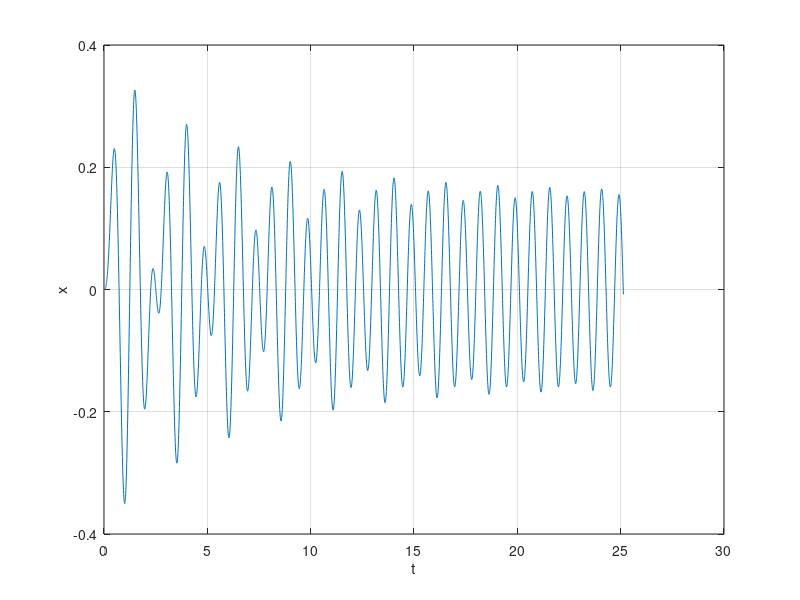

Here is the MATLAB script that generated this plot:
%% This code is for Section 3, paper DOI: ---
% The code solves the following differential equation:
% d(dx/dt)/dt + c/m* dx/dt*abs(dx/dt) + k/m*x -f0*sin(w*t) = 0
% This differential equation represents the forced vibration of an sdof
% system with quadratic damping. Where:
%   m = mass
%   k = stiffenss
%   c = damping coefficient
%   x = displacement
%   t = time
%   f0*sin(w*t) = applied harmonic force with amplitude f0 and angular
%       frequency w
% The system starts moving at initial displacement x0 and velocity v0
%%
function section_3_solving_eq8() % you can remove this line and line 39 in version 18 or later.
%% Inputs
m = 2;
k = 50;
c = 2*0.02*sqrt(k*m); % the formula is to generate a nice value of c. You can put any value here.
f0 = 5;
w = 1.5*sqrt(k/m); % the formula is to generate a nice value of w. You can put any value here.
x0 = 0;
v0 = 0;
t0 = 0;
tf = 20*2*pi*sqrt(m/k); % the formula is to generate a nice value of tf. You can put any value here.
%% Process
ode_fun = @(t, y) myode(t, y, m, k, c, f0, w); % get the function handle of the ode function (defined below)
t_span = [t0, tf]; % time span to be integrated
y0 = [x0; v0]; % initial condition
opts = odeset('RelTol', 1.0e-6, 'AbsTol', 1.0e-9); % define tolerance
[t, y] = ode45(ode_fun, t_span, y0, opts); % solve the ode
x = y(:,1); % get displacement history
%% Plot
figure; % create a new figure
plot(t,x); % plot x
hold on; % keep what have been plotted before addiing/plotting new objects
grid on; % add grid
xlabel('t'); % add label to the horizontal axis
ylabel('x'); % add label to the vertical axis
end % you can remove this line and line 15 in version 18 or later.
%%
function dydt = myode(t, y, m, k, c, f0, w) % define the system of ode
x = y(1);
v = y(2);
dydt = [v;
        f0*sin(w*t)-c/m*v*abs(v)-k/m*x];
end
